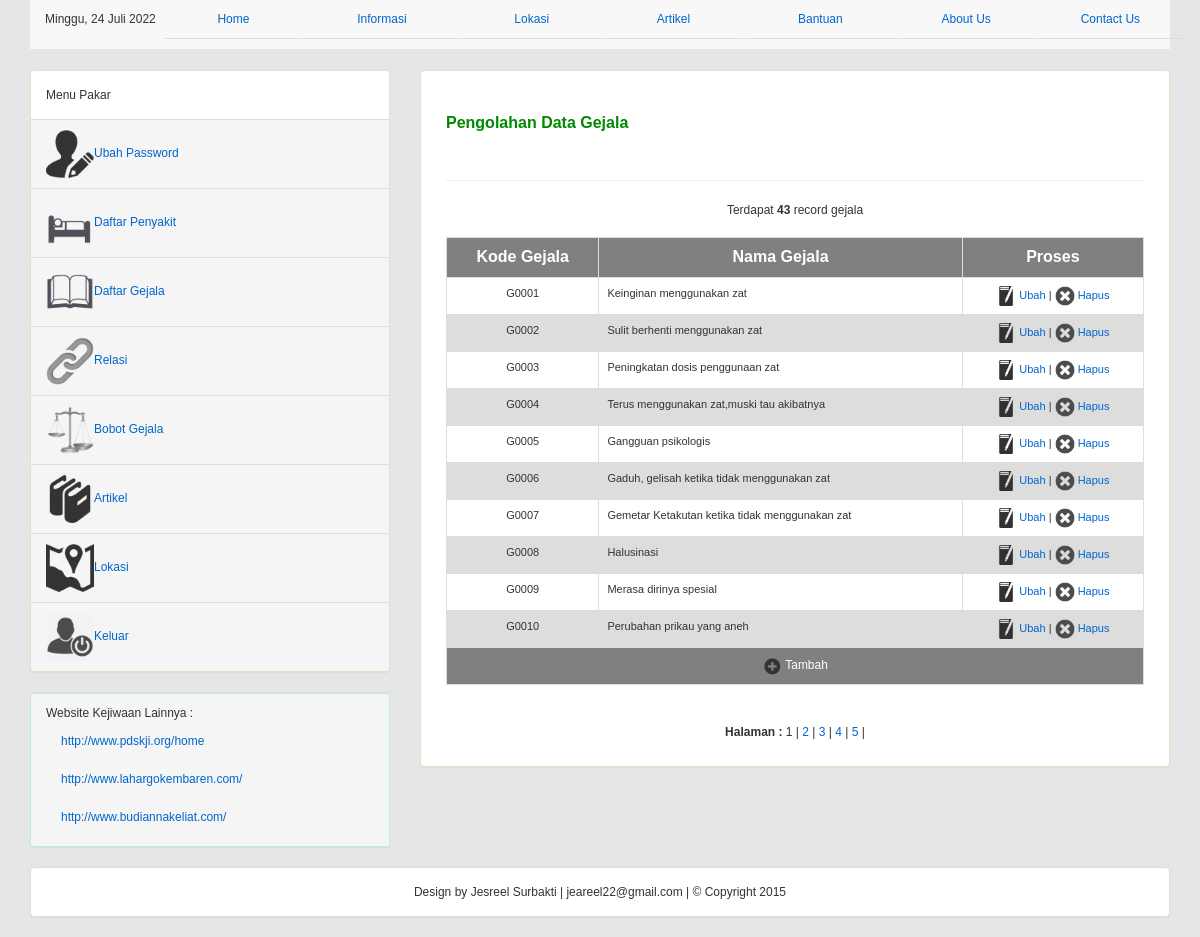
The page /daftar_gejala.php (signed in) on the database as committed earlier.
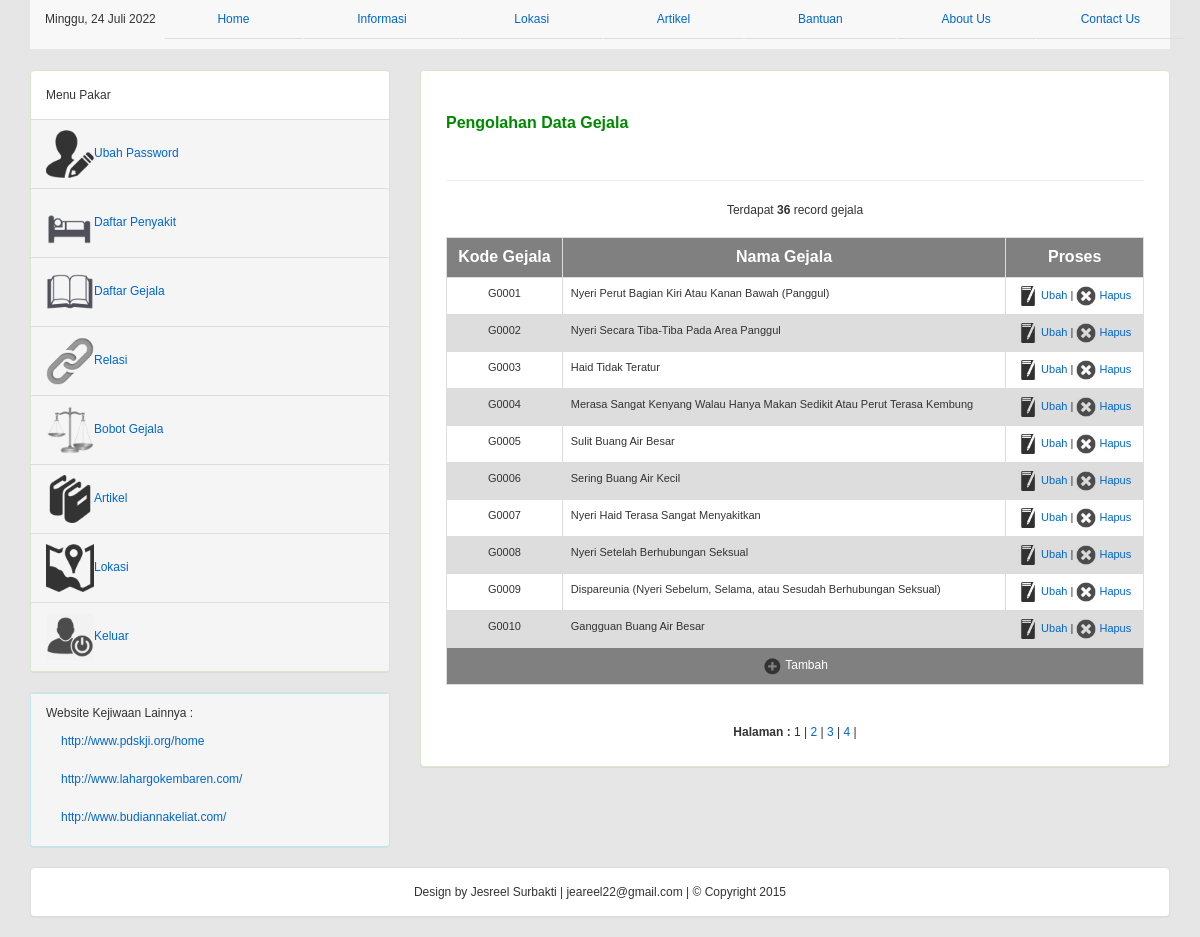
The same page on the database as committed later.
### tables this page shows
CREATE TABLE `gejala` (
  `kode_gejala` varchar(5) NOT NULL,
  `nama_gejala` text NOT NULL
);

### tanggal.php (called while the page is built, shortened)
<?php
	$namaHari   = array("Ahad", "Senin", "Selasa", "Rabu", "Kamis", "Jumat", "Sabtu","Minggu");
	$namaBulan = array("Januari", "Februari", "Maret", "April", "Mei",  "Juni", "Juli", "Agustus", "September", "Oktober", "November",  "Desember");
	$tglsekarang = $namaHari[date('N')] . ", " . date('j') . " " . $namaBulan[(date('n')-1)] . " " . date('Y');
	?>

### daftar_gejala.php (the view, shortened to what this page needs)
<?php
include "tanggal.php";
?>
<!DOCTYPE html>
<html>
<head>
	<link rel="stylesheet" type="text/css" href="css/bootstrap.css">
	<link href="templatemo_style.css" rel="stylesheet" type="text/css" />
</head>
<body>
	<div class="container">
		<nav class="navbar navbar-default navbar-static-top">
			<div class="navbar-inner">
				<div class="container">
					<ul class="nav nav-tabs nav-justified">
						<li role="presentation">
							<?php echo "$tglsekarang"; ?>
						</li>
						<li role="presentation"><a href="index_pakar.php">Home</a></li>
						<li role="presentation"><a href="informasi_pakar.php">Informasi</a></li>
						<li role="presentation"><a href="lokasi.php">Lokasi</a></li>
						<li role="presentation"><a href="Artikel.php">Artikel</a></li>
						<li role="presentation"><a href="bantuan_pakar.php">Bantuan</a></li>
						<li role="presentation"><a href="about_pakar.php">About Us</a></li>
						<li role="presentation"><a href="contact_pakar.php">Contact Us</a></li>
					</ul>
				</div>
			</div>
		</nav>
		<div class="row">
			<div class="col-md-4">
				<div class="panel panel-success">
					<div class="panel-body">
						Menu Pakar
					</div>
					<div class="panel-footer"><img src="gambar/ubahpassword.png" width="48" height="48" /><a href="ubahpw_pakar.php">Ubah Password</a></div>
					<div class="panel-footer"><img src="gambar/daftar_penyakit.png" width="48" height="48" /><a href="daftar_penyakit.php">Daftar Penyakit</a></div>
					<div class="panel-footer"><img src="gambar/daftar_gejala.png" width="48" height="48" /><a href="daftar_gejala.php">Daftar Gejala</a></div>
					<div class="panel-footer"><img src="gambar/relasi.png" width="48" height="48" /><a href="relasi.php">Relasi</a></div>
					<div class="panel-footer"><img src="gambar/timbangan.png" width="48" height="48" /><a href="bobot_gejala.php">Bobot Gejala</a></div>
					<div class="panel-footer"><img src="gambar/artikel.png" width="48" height="48" /><a href="artikel.php">Artikel</a></div>
					<div class="panel-footer"><img src="gambar/peta.png" width="48" height="48" /><a href="lokasi.php">Lokasi</a></div>
					<div class="panel-footer"><img src="gambar/keluar.png" width="48" height="48" /><a href="index.php">Keluar</a></div>
				</div>
				<div class="panel panel-info">
					<div class="panel-footer">
						<ul class="nav nav-list">
							<li class="nav-header">Website Kejiwaan Lainnya :</li>
							<li class="active"><a href="http://www.pdskji.org/home">http://www.pdskji.org/home</a></li>
							<li><a href="http://www.lahargokembaren.com/">http://www.lahargokembaren.com/</a></li>
							<li><a href="http://www.budiannakeliat.com/">http://www.budiannakeliat.com/</a></li>
						</ul>
					</div>
				</div>
			</div>
			<div class="col-md-8">
				<div class="panel panel-success">
					<div class="panel-body">
						<link href="templatemo_style.css" rel="stylesheet" type="text/css" />
						<link href="SpryAssets/SpryValidationTextField.css" rel="stylesheet" type="text/css" />
						<link href="SpryAssets/SpryValidationTextArea.css" rel="stylesheet" type="text/css" />
						<?php
						include("koneksi_db.php");
						include("paging.php");
						?>
						<link href="templatemo_style.css" rel="stylesheet" type="text/css" />
						<link href="SpryAssets/SpryValidationTextField.css" rel="stylesheet" type="text/css" />
						<div class="text_area" align="justify">
							<br />
							<div class="title">Pengolahan Data Gejala</div>
							<br />
							<tr>
							<tr>
								<td colspan="3">
									<hr color="#AAAAAA">
								</td>
							</tr>
							<tr>
								<?php $jmldata = mysqli_num_rows(mysqli_query($conn, "SELECT * FROM gejala"));
								echo "<center style=text-decoration:blink>Terdapat <b>$jmldata</b> record gejala</center>"; ?>
								<br>
								<table table class="table table-bordered" border="0" align="center" cellpadding="5" cellspacing="0" bordercolor="#666666" id="pag">
									<tr tr bgcolor="gray" align="center">
										<td><b>
												<font color="white" size=3>Kode Gejala</font>
											</b></td>
										<td><b>
												<font color="white" size=3>Nama Gejala</font>
											</b></td>
										<td><b>
												<font color="white" size=3>Proses</font>
											</b></td>
									</tr>
									<?php
									$p = new Paging;
									$batas = 10;
									$posisi = $p->cariPosisi($batas);
									$no = 0;
									$qlog = mysqli_query($conn, "SELECT * FROM gejala ORDER BY kode_gejala ASC LIMIT $posisi,$batas");
									while ($data = mysqli_fetch_array($qlog)) {
										$no++;
									?>
										<tr class="<?php if ($no % 2 == 1) echo "isitabelganjil";
													else echo "isitabelgenap"; ?>">
											<td align="center"><?php echo $data['kode_gejala']; ?></td>
											<td><?php echo $data['nama_gejala']; ?></td>
											<td align="center"><a href="editgejala.php?page=5t&act=editgejala&kode_gejala=<?php echo $data['kode_gejala']; ?>"><img src="gambar/edit.png" align="middle" width="20" border="0"> Ubah</a>
												| <a href="?page=5&act=hapusgejala&kode_gejala=<?php echo $data['kode_gejala']; ?>" onclick="return confirm('Apakah anda yakin data gejala ini akan dihapus?')"><img src="gambar/hapus.png" width="20" align="middle" border="0"> Hapus</a></td>
										</tr>
									<?php } ?>
									<tr tr bgcolor="gray">
										<td colspan="3" align="center"><a class="link" href="tambahgejala.php?page=5&act=tambahgejala"><img src="gambar/add.png" width="20" border="0"> Tambah</a></td>
									</tr>
								</table>
								<?php
								$jmldata = mysqli_num_rows(mysqli_query($conn, "SELECT * FROM gejala"));
								$jmlhalaman  = $p->jumlahHalaman($jmldata, $batas);
								$linkHalaman = $p->navHalaman($_GET['hal'], $jmlhalaman);
								echo "<br><center>$linkHalaman</center>";
								?>
						</div>
					</div>
				</div>
			</div>
		</div>
	</div>
	<div class="row">
		<div class="container">
			<div class="panel panel-default">
				<div class="panel-body">
					<center>
						Design by Jesreel Surbakti | jeareel22@gmail.com | © Copyright 2015
					</center>
				</div>
			</div>
		</div>
	</div>
</body>
</html>

### paging.php (shortened to what this page needs)
<link href="templatemo_style.css" rel="stylesheet" type="text/css" />
<?php
class Paging{
  function cariPosisi($batas){
    if(empty($_GET['hal'])){
	  $posisi=0;
  }
    else{
	  $posisi = ($_GET['hal']-1) * $batas;
    }
  return $posisi;
  }
  function jumlahHalaman($jmldata, $batas){
    $jmlhalaman = ceil($jmldata/$batas);
    return $jmlhalaman;
  }
  function navHalaman($halaman_aktif, $jmlhalaman){
    $link_halaman = "<b>Halaman : </b>";
    for ($i=1; $i<=$jmlhalaman; $i++){
      if ($i == $halaman_aktif){
        $link_halaman .= "<span class=halout>$i</span>";
      }
      else{
        $link_halaman .= "<a href=$_SERVER[PHP_SELF]?page=$_GET[page]&act=$_GET[act]&hal=$i class=hal>$i</a>";
      }
      $link_halaman .= " | ";
    }
    return $link_halaman;
  }
}
?>

### templatemo_style.css (style rules this page uses)
body { margin:0; padding:0; line-height: 1.5em; font-family: Verdana, Arial, Helvetica, sans-serif; font-size: 12px; background-color:#E6E6E6; }
a:link { color: #0066CC; text-decoration: none }
.text_area { margin: 10px; }
.title { padding-bottom: 10px; font-size: 16px; font-weight: bold; color: #008800; }
.isitabelganjil { background-color:WHITE; font-size: 11px; }
.isitabelgenap { background-color:#DDDDDD; font-size: 11px; }
#pag { border-radius: 10px; -moz-border-radius: 10px; -webkit-border-radius: 10px; -moz-box-shadow:2px 2px 10px 2px #000; background-color:#00CC99; }
#pag .link { color:#fff; }

Rows that differ between the two databases and show on the page:
changed gejala "G0001": nama_gejala "Keinginan menggunakan zat" → "Nyeri Perut Bagian Kiri Atau Kanan Bawah (Panggul)"
changed gejala "G0002": nama_gejala "Sulit berhenti menggunakan zat" → "Nyeri Secara Tiba-Tiba Pada Area Panggul"
changed gejala "G0003": nama_gejala "Peningkatan dosis penggunaan zat" → "Haid Tidak Teratur"
changed gejala "G0004": nama_gejala "Terus menggunakan zat,muski tau akibatnya" → "Merasa Sangat Kenyang Walau Hanya Makan Sedikit Atau Perut Terasa Kembung"
changed gejala "G0005": nama_gejala "Gangguan psikologis" → "Sulit Buang Air Besar"
changed gejala "G0006": nama_gejala "Gaduh, gelisah ketika tidak menggunakan zat" → "Sering Buang Air Kecil"
changed gejala "G0007": nama_gejala "Gemetar Ketakutan ketika tidak menggunakan zat" → "Nyeri Haid Terasa Sangat Menyakitkan"
changed gejala "G0008": nama_gejala "Halusinasi" → "Nyeri Setelah Berhubungan Seksual"
changed gejala "G0009": nama_gejala "Merasa dirinya spesial" → "Dispareunia (Nyeri Sebelum, Selama, atau Sesudah Berhubungan Seksual)"
changed gejala "G0010": nama_gejala "Perubahan prikau yang aneh" → "Gangguan Buang Air Besar"
Other text that changed with them:
$jmldata: "43" → "36"
list line gone: "5 |"
